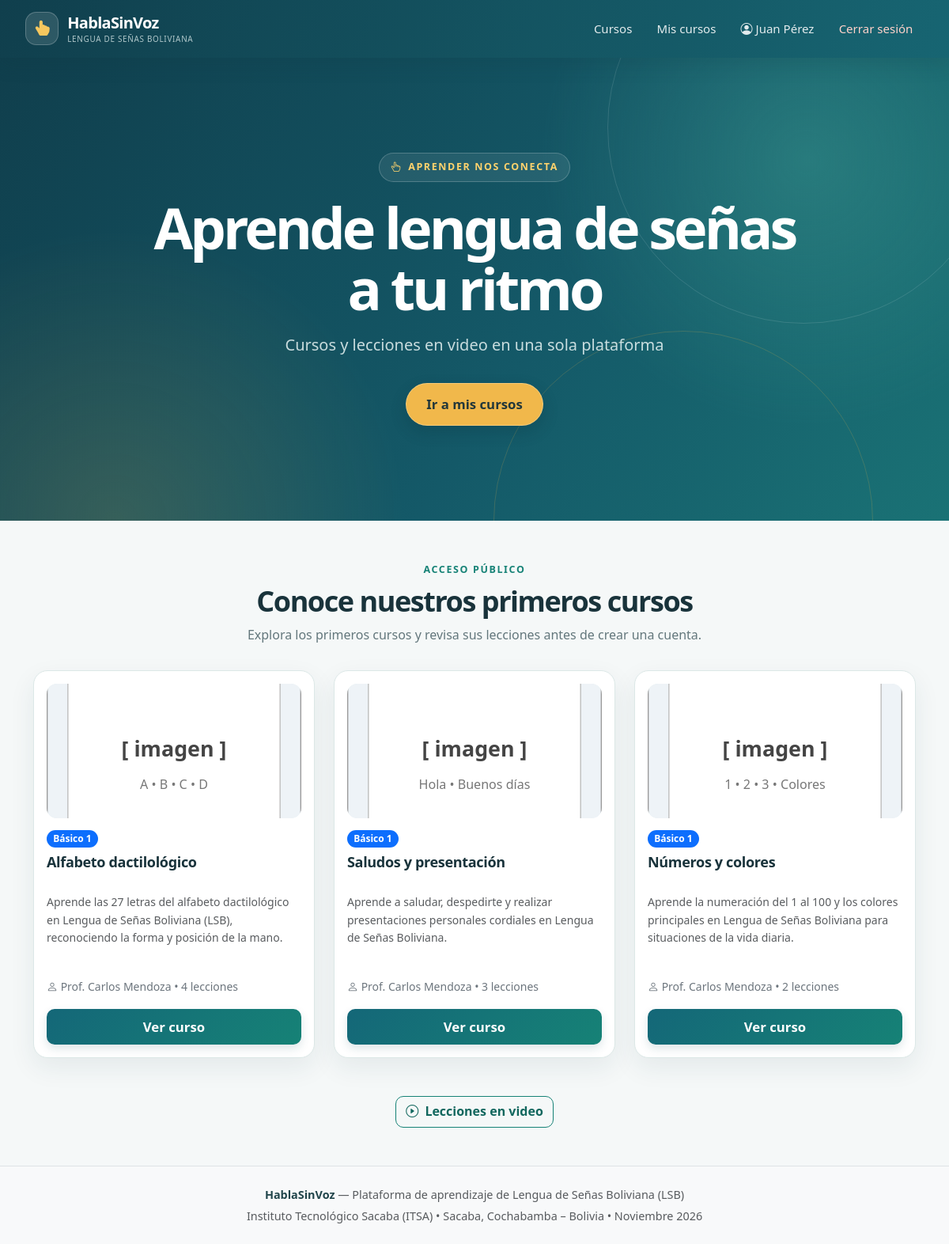
Page / (signed in) on the committed database.
### tables this page shows
CREATE TABLE `cursos` (
  `id_curso` int(11) NOT NULL,
  `titulo` varchar(150) NOT NULL,
  `descripcion` text DEFAULT NULL,
  `nivel` varchar(50) NOT NULL,
  `id_profesor` int(11) NOT NULL,
  `estado` enum('Borrador','Revisión','Publicado') DEFAULT 'Borrador'
);

### config/Database.php (called while the page is built, shortened)
<?php
class Database {
    private static $host = 'sql101.infinityfree.com';
    private static $db_name = 'if0_43458494_habla_sin_voz';
    private static $username = 'if0_43458494';
    private static $password = '5wEDg6P7rD';
    private static $port = 3306;
    private static $charset = 'utf8mb4';
    private static $instance = null;
    public static function getConnection() {
        if (self::$instance === null) {
            $options = [
                PDO::ATTR_ERRMODE            => PDO::ERRMODE_EXCEPTION,
                PDO::ATTR_DEFAULT_FETCH_MODE => PDO::FETCH_ASSOC,
                PDO::ATTR_EMULATE_PREPARES   => false,
            ];
            $dbCandidates = array_unique([self::$db_name, 'habla_sin_voz', 'if0_43458494_HablaSinVoz']);
            $hosts = array_unique([self::$host, 'localhost']);
            foreach ($dbCandidates as $candidateDb) {
                foreach ($hosts as $h) {
                    try {
                        $dsn = "mysql:host=" . $h . ";port=" . self::$port . ";dbname=" . $candidateDb . ";charset=" . self::$charset;
                        self::$instance = new PDO($dsn, self::$username, self::$password, $options);
                        return self::$instance;
                    } catch (PDOException $e) {
                        self::$lastError = $e->getMessage();
                    }
                }
            }
            return null;
        }
        return self::$instance;
    }
}

### modelo/CursoDao.php (called while the page is built, shortened)
<?php
require_once __DIR__ . '/../config/Database.php';
require_once __DIR__ . '/Curso.php';
class CursoDao {
    private $db;
    private static $profesoresTablaLista = false;
    public function __construct() {
        $this->db = Database::getConnection();
        if (!$this->db) {
            $this->lastError = Database::getLastError();
        } elseif (!self::$profesoresTablaLista) {
            $this->prepararProfesoresCurso();
        }
    }
    private function prepararProfesoresCurso() {
        try {
            $stmt = $this->db->query("SHOW TABLES LIKE 'curso_profesores'");
            $this->db->exec(
                "INSERT IGNORE INTO curso_profesores (id_curso, id_profesor)
                 SELECT id_curso, id_profesor FROM cursos"
            );
            $stmt = $this->db->query("SHOW TABLES LIKE 'curso_estudiantes'");
            $this->db->exec(
                "INSERT IGNORE INTO curso_estudiantes (id_curso, id_usuario)
                 SELECT DISTINCT l.id_curso, p.id_usuario
                 FROM progreso p
                 JOIN lecciones l ON l.id_leccion = p.id_leccion
                 JOIN usuarios u ON u.id_usuario = p.id_usuario
                 WHERE p.completada = 1 AND u.id_rol = 1"
            );
            $this->db->exec(
                "INSERT IGNORE INTO curso_estudiantes (id_curso, id_usuario)
                 SELECT DISTINCT l.id_curso, i.id_usuario
                 FROM intentos i
                 JOIN cuestionarios q ON q.id_cuestionario = i.id_cuestionario
                 JOIN lecciones l ON l.id_leccion = q.id_leccion
                 JOIN usuarios u ON u.id_usuario = i.id_usuario
                 WHERE u.id_rol = 1"
            );
            self::$profesoresTablaLista = true;
        } catch (PDOException $e) {
            $this->lastError = $e->getMessage();
            error_log("Error CursoDao::prepararProfesoresCurso: " . $e->getMessage());
        }
    }
    public function obtenerPublicados() {
        $cursos = [];
        if ($this->db) {
            try {
                $sql = "SELECT c.*, COALESCE(
                            (SELECT GROUP_CONCAT(DISTINCT asignado.nombre ORDER BY asignado.nombre SEPARATOR ', ')
                             FROM curso_profesores cp
                             JOIN usuarios asignado ON asignado.id_usuario = cp.id_profesor
                             WHERE cp.id_curso = c.id_curso),
                            u.nombre
                        ) AS nombre_profesor,
                        (SELECT COUNT(*) FROM lecciones l WHERE l.id_curso = c.id_curso AND l.estado = 'Publicada') AS total_lecciones
                        FROM cursos c
                        JOIN usuarios u ON c.id_profesor = u.id_usuario
                        WHERE c.estado = 'Publicado'
                        ORDER BY c.id_curso ASC";
                $stmt = $this->db->query($sql);
                while ($row = $stmt->fetch()) {
                    $cursos[] = new Curso(
                        $row['id_curso'],
                        $row['titulo'],
                        $row['descripcion'],
                        $row['nivel'],
                        $row['id_profesor'],
                        $row['estado'],
                        $row['nombre_profesor'],
                        (int)$row['total_lecciones'],
                        0,
                        'assets/img/cursos/curso_' . $row['id_curso'] . '.svg'
                    );
                }
                return $cursos;
            } catch (PDOException $e) {
                $this->lastError = $e->getMessage();
                error_log("Error CursoDao::obtenerPublicados: " . $e->getMessage());
                return [];
            }
        }
        return $cursos;
    }
}

### controlador/CursoController.php (called while the page is built, shortened)
<?php
require_once __DIR__ . '/../modelo/CursoDao.php';
require_once __DIR__ . '/../modelo/UsuarioDao.php';
require_once __DIR__ . '/../modelo/ProfesorDao.php';
class CursoController {
    private $cursoDao;
    public function __construct() {
        $this->cursoDao = new CursoDao();
        $this->usuarioDao = new UsuarioDao();
    }
    public function inicio() {
        $cursosPublicados = $this->cursoDao->obtenerPublicados();
        $cursosDestacados = array_slice($cursosPublicados, 0, 3);
        require_once __DIR__ . '/../vista/public/index.php';
    }
}

### modelo/UsuarioDao.php (called while the page is built, shortened)
<?php
require_once __DIR__ . '/../config/Database.php';
class UsuarioDao {
    private static $estadoColumnReady = false;
    private static $documentoSolicitudColumnReady = false;
    public function __construct() {
        $this->db = Database::getConnection();
        if (!$this->db) {
            $this->lastError = Database::getLastError();
        } else {
            if (!self::$estadoColumnReady) {
                try {
                    $stmt = $this->db->query("SHOW COLUMNS FROM usuarios LIKE 'estado'");
                    self::$estadoColumnReady = true;
                } catch (PDOException $e) {
                    $this->lastError = $e->getMessage();
                    error_log("Error UsuarioDao::migrarEstado: " . $e->getMessage());
                }
            }
            if (!self::$documentoSolicitudColumnReady) {
                try {
                    $stmt = $this->db->query("SHOW COLUMNS FROM solicitudes_profesor LIKE 'documento'");
                    self::$documentoSolicitudColumnReady = true;
                } catch (PDOException $e) {
                    $this->lastError = $e->getMessage();
                    error_log("Error UsuarioDao::migrarDocumentoSolicitud: " . $e->getMessage());
                }
            }
        }
    }
}

### modelo/ProfesorDao.php (called while the page is built, shortened)
<?php
require_once __DIR__ . '/../config/Database.php';
class ProfesorDao {
    public function __construct() {
        $this->db = Database::getConnection();
    }
}

### modelo/Curso.php (called while the page is built, shortened)
<?php
class Curso {
    private $id_curso;
    private $titulo;
    private $descripcion;
    private $nivel;
    private $nombre_profesor;
    private $total_lecciones;
    private $imagen;
    public function __construct(
        $id_curso = null,
        $titulo = '',
        $descripcion = '',
        $nivel = 'Básico 1',
        $id_profesor = null,
        $estado = 'Borrador',
        $nombre_profesor = '',
        $total_lecciones = 0,
        $porcentaje_progreso = 0,
        $imagen = '',
        $inscrito = false
    ) {
        $this->id_curso = $id_curso;
        $this->titulo = $titulo;
        $this->descripcion = $descripcion;
        $this->nivel = $nivel;
        $this->nombre_profesor = $nombre_profesor;
        $this->total_lecciones = $total_lecciones;
        $this->imagen = $imagen;
    }
    public function getIdCurso() { return $this->id_curso; }
    public function getTitulo() { return $this->titulo; }
    public function getDescripcion() { return $this->descripcion; }
    public function getNivel() { return $this->nivel; }
    public function getNombreProfesor() { return $this->nombre_profesor; }
    public function getTotalLecciones() { return $this->total_lecciones; }
    public function getImagen() { return $this->imagen; }
}

### vista/public/index.php (the view, shortened to what this page needs)
<?php
require_once __DIR__ . '/../layout/header.php';
require_once __DIR__ . '/../layout/navbar.php';
?>
<section class="hero-section">
    <div class="container">
        <div class="hero-eyebrow"><i class="bi bi-hand-index-thumb"></i> Aprender nos conecta</div>
        <h1 class="hero-title">Aprende lengua de señas a tu ritmo</h1>
        <p class="hero-subtitle">Cursos y lecciones en video en una sola plataforma</p>
        <?php if (($rol ?? 0) === 3): ?>
            <a href="<?= BASE_URL ?>/index.php?c=admin&a=usuarios" class="btn btn-primary-custom">
                Ir al panel de administración
            </a>
        <?php elseif (($rol ?? 0) === 2): ?>
            <a href="<?= BASE_URL ?>/index.php?c=curso&a=profesorCursos" class="btn btn-primary-custom">
                Ir al panel de profesor
            </a>
        <?php elseif (isset($_SESSION['usuario_id'])): ?>
            <a href="<?= BASE_URL ?>/index.php?c=curso&a=misCursos" class="btn btn-primary-custom">
                Ir a mis cursos
            </a>
        <?php else: ?>
            <a href="<?= BASE_URL ?>/index.php?c=auth&a=registro" class="btn btn-primary-custom">
                Comenzar ahora
            </a>
        <?php endif; ?>
    </div>
</section>
<section class="py-5">
    <div class="container">
        <div class="section-heading">
            <span class="section-kicker">Acceso público</span>
            <h2>Conoce nuestros primeros cursos</h2>
            <p>Explora los primeros cursos y revisa sus lecciones antes de crear una cuenta.</p>
        </div>
        <div class="row g-4">
            <?php if (empty($cursosDestacados)): ?>
                <div class="col-12">
                    <div class="alert alert-info mb-0">Todavía no hay cursos publicados. Vuelve pronto para explorar el catálogo.</div>
                </div>
            <?php else: ?>
                <?php foreach ($cursosDestacados as $curso): ?>
                    <div class="col-md-4">
                        <div class="course-card-custom">
                            <div class="course-image-box">
                                <img src="<?= BASE_URL ?>/<?= htmlspecialchars($curso->getImagen()) ?>" alt="<?= htmlspecialchars($curso->getTitulo()) ?>" onerror="this.src='<?= BASE_URL ?>/assets/img/cursos/curso_1.svg'">
                            </div>
                            <span class="badge bg-primary mb-2 align-self-start"><?= htmlspecialchars($curso->getNivel()) ?></span>
                            <h3 class="course-title-custom"><?= htmlspecialchars($curso->getTitulo()) ?></h3>
                            <p class="text-muted small flex-grow-1"><?= htmlspecialchars($curso->getDescripcion()) ?></p>
                            <p class="small text-secondary mb-3">
                                <i class="bi bi-person"></i> <?= htmlspecialchars($curso->getNombreProfesor()) ?> • <?= (int)$curso->getTotalLecciones() ?> lecciones
                            </p>
                            <a href="<?= BASE_URL ?>/index.php?c=curso&a=detalle&id=<?= (int)$curso->getIdCurso() ?>" class="btn btn-primary-custom text-center w-100">
                                Ver curso
                            </a>
                        </div>
                    </div>
                <?php endforeach; ?>
            <?php endif; ?>
        </div>
    </div>
</section>
<section class="pb-5">
    <div class="container text-center">
        <a href="<?= BASE_URL ?>/index.php?c=leccion&a=ver&id=1" class="btn btn-outline-primary">
            <i class="bi bi-play-circle me-1"></i> Lecciones en video
        </a>
    </div>
</section>
<?php require_once __DIR__ . '/../layout/footer.php'; ?>

### index.php (shortened to what this page needs)
<?php
require_once 'config/Database.php';
require_once 'controlador/CursoController.php';
$controlador = $_GET['c'] ?? $_GET['controller'] ?? 'curso';
$controlador = strtolower(trim($controlador));
$accion = $_GET['a'] ?? $_GET['action'] ?? 'inicio';
$accion = trim($accion);
switch ($controlador) {
    case 'curso':
    default:
        $ctrl = new CursoController();
        break;
}
if (method_exists($ctrl, $accion)) {
    $ctrl->$accion();
}
?>

### vista/layout/header.php (shortened to what this page needs)
<!DOCTYPE html>
<html lang="es">
<head>
    <link href="https://cdn.jsdelivr.net/npm/bootstrap@5.3.3/dist/css/bootstrap.min.css" rel="stylesheet">
    <link rel="stylesheet" href="<?= BASE_URL ?>/assets/css/estilos.css?v=<?= (int)filemtime(__DIR__ . '/../../assets/css/estilos.css') ?>">
    <link rel="stylesheet" href="https://cdn.jsdelivr.net/npm/bootstrap-icons@1.11.3/font/bootstrap-icons.min.css">
</head>
<body>

### vista/layout/navbar.php (shortened to what this page needs)
<?php
$autenticado = isset($_SESSION['usuario_id']);
$rol = (int)($_SESSION['usuario_rol'] ?? 0);
$urlInicio = BASE_URL . '/index.php';
if ($autenticado) {
    if ($rol === 1) {
        $urlInicio = BASE_URL . '/index.php?c=curso&a=misCursos';
    } elseif ($rol === 2) {
        $urlInicio = BASE_URL . '/index.php?c=curso&a=profesorCursos';
    } elseif ($rol === 3) {
        $urlInicio = BASE_URL . '/index.php?c=admin&a=usuarios';
    }
}
?>
<nav class="navbar navbar-expand-lg navbar-custom">
    <div class="container-fluid">
        <a class="navbar-brand navbar-brand-custom" href="<?= $urlInicio ?>">
            <span class="brand-mark"><i class="bi bi-hand-index-thumb-fill"></i></span>
            <span>HablaSinVoz<small>Lengua de Señas Boliviana</small></span>
        </a>
        <div class="collapse navbar-collapse justify-content-end" id="navContent">
            <div class="navbar-nav align-items-center">
                <a class="nav-link nav-link-custom" href="<?= BASE_URL ?>/index.php?c=curso&a=catalogo">Cursos</a>
                <?php if (!$autenticado): ?>
                    <a class="nav-link nav-link-custom" href="<?= BASE_URL ?>/index.php?c=auth&a=login">Iniciar sesión</a>
                    <a class="nav-link nav-link-custom" href="<?= BASE_URL ?>/index.php?c=auth&a=registro">Registrarse</a>
                <?php else: ?>
                    <?php if ($rol === 1): ?>
                        <a class="nav-link nav-link-custom" href="<?= BASE_URL ?>/index.php?c=curso&a=misCursos">Mis cursos</a>
                    <?php elseif ($rol === 2): ?>
                        <a class="nav-link nav-link-custom" href="<?= BASE_URL ?>/index.php?c=curso&a=profesorCursos">Panel Profesor</a>
                    <?php endif; ?>
                    <a class="nav-link nav-link-custom text-white" href="<?= BASE_URL ?>/index.php?c=auth&a=perfil">
                        <i class="bi bi-person-circle"></i> <?= htmlspecialchars($_SESSION['usuario_nombre'] ?? 'Mi Perfil') ?>
                    </a>
                    <a class="nav-link nav-link-custom text-danger" href="<?= BASE_URL ?>/index.php?c=auth&a=logout">Cerrar sesión</a>
                <?php endif; ?>
            </div>
        </div>
    </div>
</nav>

### vista/layout/footer.php (shortened to what this page needs)
<footer class="bg-light py-4 border-top mt-auto text-center text-muted" style="font-size: 0.9rem;">
    <div class="container">
        <p class="mb-1"><strong>HablaSinVoz</strong> — Plataforma de aprendizaje de Lengua de Señas Boliviana (LSB)</p>
        <p class="mb-0">Instituto Tecnológico Sacaba (ITSA) • Sacaba, Cochabamba – Bolivia • Noviembre 2026</p>
    </div>
</footer>
</body>
</html>

### rows in the picture
cursos: shows a picture, nivel "Básico 1", titulo "Alfabeto dactilológico", descripcion "Aprende las 27 letras del alfabeto dactilológico en Lengua de Señas Boliviana (LSB), reconociendo la forma y posición de la mano.", NombreProfesor "Prof. Carlos Mendoza", TotalLecciones "4"
cursos: shows a picture, nivel "Básico 1", titulo "Saludos y presentación", descripcion "Aprende a saludar, despedirte y realizar presentaciones personales cordiales en Lengua de Señas Boliviana.", NombreProfesor "Prof. Carlos Mendoza", TotalLecciones "3"
cursos: shows a picture, nivel "Básico 1", titulo "Números y colores", descripcion "Aprende la numeración del 1 al 100 y los colores principales en Lengua de Señas Boliviana para situaciones de la vida diaria.", NombreProfesor "Prof. Carlos Mendoza", TotalLecciones "2"

### other values in the picture
$_SESSION['usuario_nombre'] "Juan Pérez"
